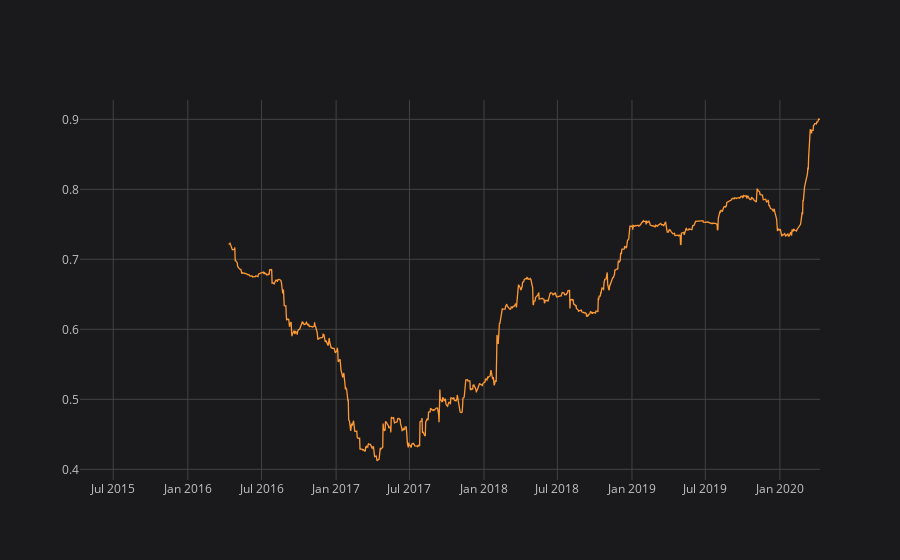

This figure's notebook cell:
### Code cell
returns['AAPL'].rolling(window=252).corr(returns['SPY']).iplot()

### Figure 1 — Plotly figure (JSON) as saved in the notebook; plotly's stock layout.template omitted (floating-point values rounded to 4 significant figures; data arrays with more than 128 entries replaced by an {"elided": "..."} marker saying what was removed)
{"data": [{"line": {"color": "rgba(255, 153, 51, 1.0)", "dash": "solid", "shape": "linear", "width": 1.3}, "mode": "lines", "name": "None", "text": "", "type": "scatter", "x": {"elided": "1260 str values"}, "y": {"elided": "1260 mixed values"}}], "layout": {"autosize": true, "legend": {"bgcolor": "#1A1A1C", "font": {"color": "#D9D9D9"}}, "paper_bgcolor": "#1A1A1C", "plot_bgcolor": "#1A1A1C", "title": {"font": {"color": "#D9D9D9"}}, "xaxis": {"autorange": true, "gridcolor": "#434343", "range": ["2015-04-10", "2020-04-09"], "showgrid": true, "tickfont": {"color": "#C2C2C2"}, "title": {"font": {"color": "#D9D9D9"}, "text": ""}, "type": "date", "zerolinecolor": "#666570"}, "yaxis": {"autorange": true, "gridcolor": "#434343", "range": [0.3848, 0.9276], "showgrid": true, "tickfont": {"color": "#C2C2C2"}, "title": {"font": {"color": "#D9D9D9"}, "text": ""}, "type": "linear", "zerolinecolor": "#666570"}}}
